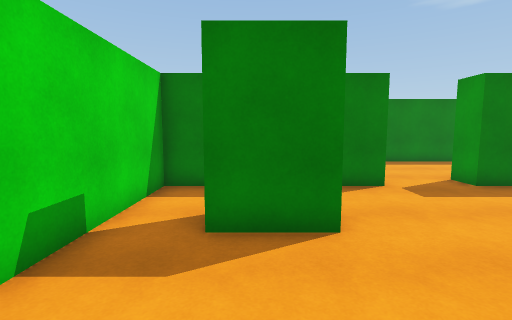
View 1 (above)

13 first-person views from a walk through a 3-D level made in the Unity game engine. The camera is 1.5 m above the floor, tilts 6° down and sees 85° across. Doors are open. The floor is counted in squares, 1 m on a side. Each view is taken from the middle of a square. On the plan, view 1 faces up. The plan holds only what a view shows up to about 14 squares ahead; the rest is blank. The place goes on beyond the plan.

View 2
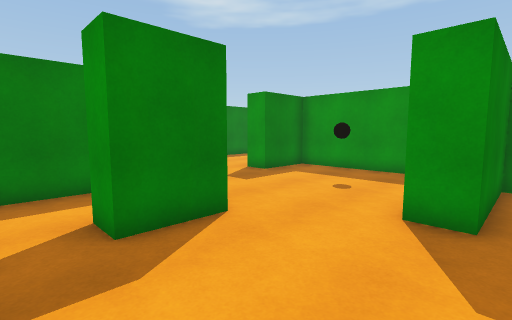

View 3
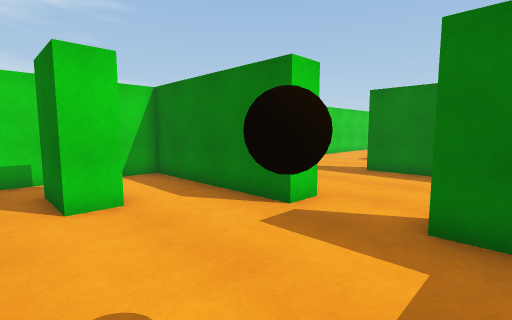

View 4
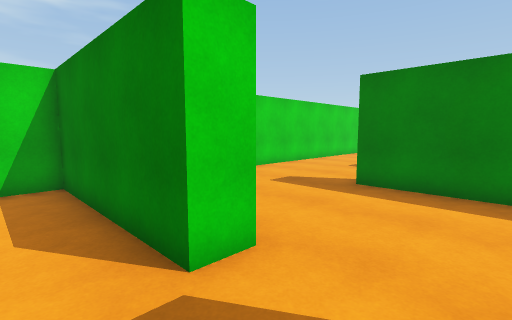

View 5
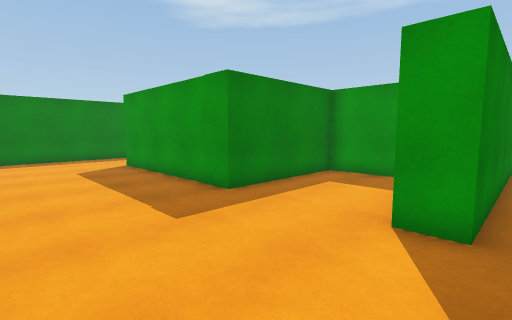

View 6
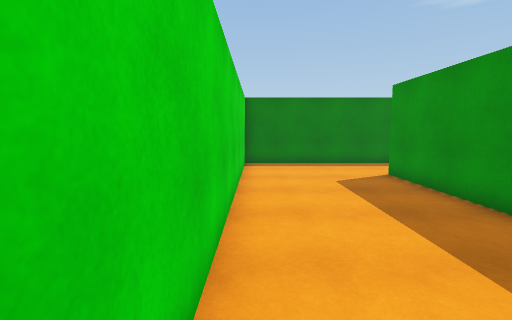

View 7
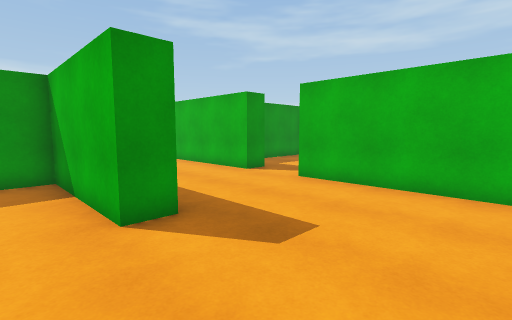

View 8
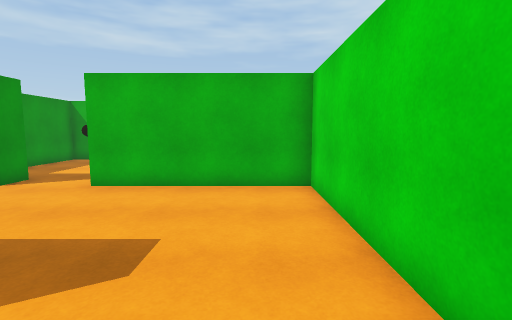

View 9
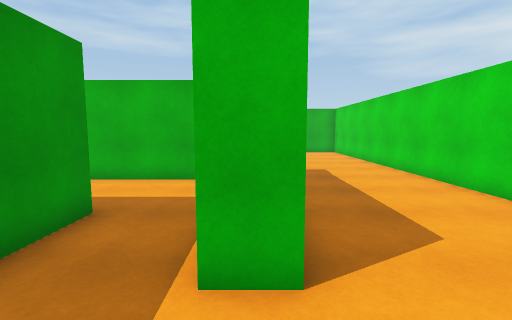

View 10
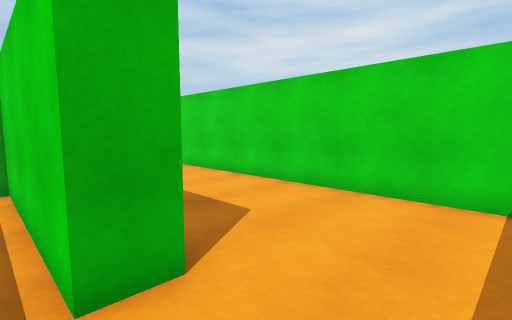

View 11
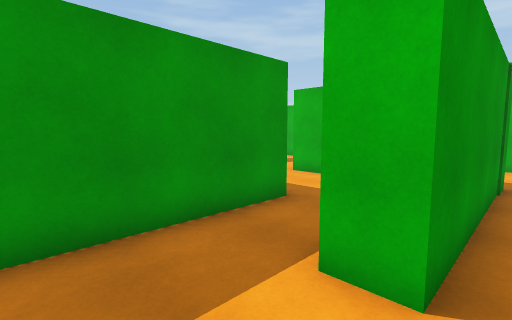

View 12
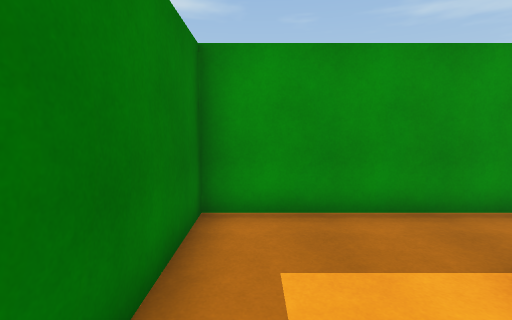

View 13
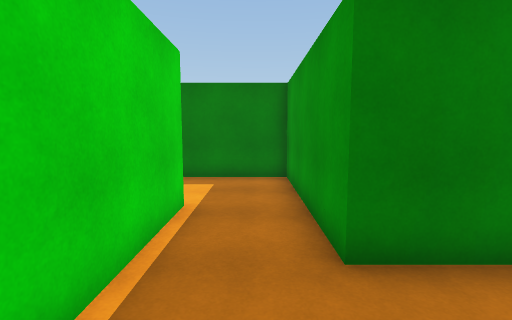

### Floor plan
Ten units are one square. View 1 is at (0, 0); x grows to the right and y downward. Boxes are objects, and circles mark ways between rooms. Rooms are numbered by the first view taken in them; rooms with no view inside come last. Other rooms are left out.
<svg viewBox="-30 -295 120 305">
<path fill="none" stroke="#000" d="M45 -5 30 -5 30 -15M13 -51 13 -40 -7 -40M35 -75 15 -75M-25 -36 -25 -26M85 -75 60 -75M26 -185 26 -255 35 -255 35 -195 85 -195M79 -230 60 -230 60 -290 -25 -290 -25 -85 35 -85M85 -135 26 -135 26 -145M60 -85 85 -85M26 -145 75 -145 75 -185 26 -185M-7 -40 -7 -50M15 -75 -25 -75 -25 -36"/>
<circle cx="50" cy="-80" r="3" fill="#2a7"/>
<circle cx="-15" cy="-45" r="3" fill="#2a7"/>
<circle cx="5" cy="-65" r="3" fill="#2a7"/>
<circle cx="30" cy="-165" r="3" fill="#2a7"/>
<text x="30" y="-20">1</text>
<text x="20" y="-180">2</text>
<text x="50" y="-170">3</text>
<text x="-10" y="-60">4</text>
</svg>
Room 1 opens to room 2. Room 1 opens to room 4. Room 2 opens to room 3.

Where each view was taken, in squares from view 1:
view 1: 0 up, 0 right, facing up
view 2: 0 up, 2 left, facing up-right
view 3: 3 up, 7 right, facing up-left
view 4: 6 up, 6 right, facing up-left
view 5: 13 up, 2 left, facing up-right
view 6: 16 up, 2 left, facing up
view 7: 16 up, 2 left, facing down-right
view 8: 16 up, 1 left, facing down
view 9: 28 up, 3 right, facing down
view 10: 28 up, 4 right, facing down-left
view 11: 28 up, 2 right, facing down-right
view 12: 28 up, 1 right, facing right
view 13: 20 up, 5 right, facing up
